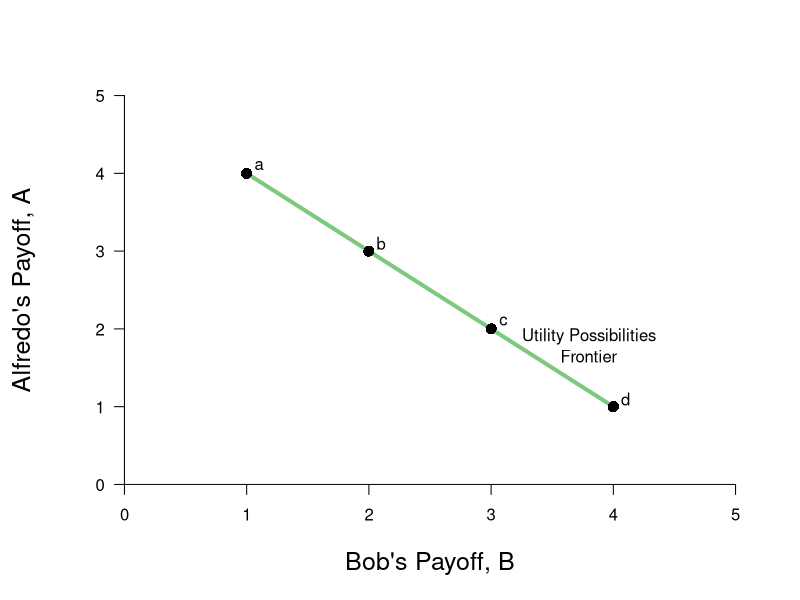

The R script that drew this image:
require(ggplot2)
require(shape)
pdf(file = "society_fig3.pdf", width = 9, height = 7)

#Set parameters for graphics
axislabelsize <- 1.5
par(mar =  c(5, 5, 4, 2))
xlims <- c(0, 5)
ylims <- c(0, 5)

#Plot command 
plot(0, 0, xlim = xlims, ylim = ylims, type = "n",
     xlab = expression(paste("Bob's Payoff, ", B)),
     ylab = expression(paste("Alfredo's Payoff, ", A)),
     xaxt = "n", yaxt = "n", cex.lab = axislabelsize, bty = "n")


#Customize ticks and labels for the plot
ticksy <- seq(0, 5, 1)
ylabels <- seq(0, 5, 1)
ticksx <- seq(0, 5, 1)
xlabels <- seq(0, 5, 1)
axis(1, at = ticksx, pos = 0, labels = xlabels)
axis(2, at = ticksy, pos = 0, labels = ylabels, las = 1)


#Lines for the coordinates of the Nash equilbrium
segments(1, 4, 4, 1, lty = 1, col = "#7fc97f", lwd = 4)

#Add points a, b, c and c
points(1, 4, pch = 16, col = "black", cex = 1.5)
text(1.1, 4.1, expression(paste("a")))
points(2, 3, pch = 16, col = "black", cex = 1.5)
text(2.1, 3.1, expression(paste("b")))
points(3, 2, pch = 16, col = "black", cex = 1.5)
text(3.1, 2.1, expression(paste("c")))
points(4, 1, pch = 16, col = "black", cex = 1.5)
text(4.1, 1.1, expression(paste("d")))

#Label utility possibilities frontier
text(3.8, 1.9, expression(paste("Utility Possibilities")))
text(3.8, 1.65, expression(paste("Frontier")))

dev.off()
